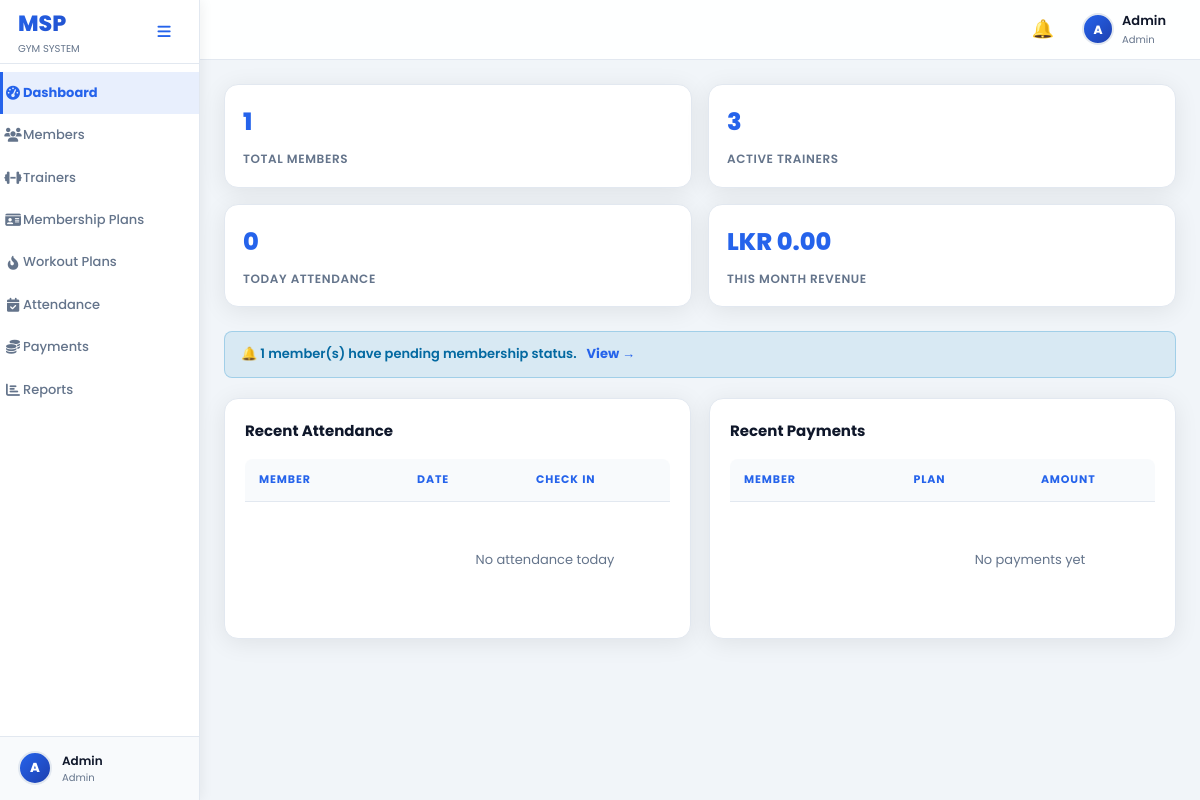
Page /views/admin/dashboard.php (signed in) on the committed database.
### tables this page shows
CREATE TABLE `users` (
  `id` int(11) NOT NULL,
  `name` varchar(100) NOT NULL,
  `email` varchar(100) NOT NULL,
  `password` varchar(255) NOT NULL,
  `phone` varchar(20) DEFAULT NULL,
  `profile_image` varchar(255) DEFAULT NULL,
  `membership_plan` varchar(50) DEFAULT NULL,
  `membership_status` enum('active','expired','pending') DEFAULT 'pending',
  `renewal_date` date DEFAULT NULL,
  `role` enum('user','admin') DEFAULT 'user',
  `created_at` timestamp NOT NULL DEFAULT current_timestamp()
);

### config/database.php (called while the page is built)
<?php
function db(): PDO {
    static $pdo = null;
    if ($pdo === null) {
        $host   = 'localhost';
        $dbname = 'gym';
        $user   = 'root';
        $pass   = '';
        try {
            $pdo = new PDO("mysql:host=$host;dbname=$dbname;charset=utf8mb4", $user, $pass, [
                PDO::ATTR_ERRMODE            => PDO::ERRMODE_EXCEPTION,
                PDO::ATTR_DEFAULT_FETCH_MODE => PDO::FETCH_ASSOC,
                PDO::ATTR_EMULATE_PREPARES   => false,
            ]);
        } catch (PDOException $e) {
            http_response_code(503);
            die('Database connection failed. Please try again later.');
        }
    }
    return $pdo;
}

### functions/auth.php (called while the page is built, shortened)
<?php
function current_user(): ?array {
    static $user = null;
    if ($user === null) {
        $s = db()->prepare('SELECT * FROM users WHERE id=:id LIMIT 1');
        $s->execute(['id' => $_SESSION['user_id']]);
        $user = $s->fetch() ?: null;
    }
    return $user;
}

### views/includes/sidebar_admin.php (the view, shortened to what this page needs)
<?php
$page  = basename($_SERVER['PHP_SELF']);
$me    = current_user();
function sb_active(array $pages): string {
    global $page;
    return in_array($page, $pages) ? 'active' : '';
}
?>
<link rel="stylesheet" href="https://cdnjs.cloudflare.com/ajax/libs/font-awesome/6.5.0/css/all.min.css">
<aside class="sidebar" id="appSidebar">
  <div class="sidebar-brand">
    <div class="brand-wrap">
      <div class="brand-logo">MSP</div>
      <div class="brand-sub">GYM SYSTEM</div>
    </div>
    <button class="sidebar-toggle" id="sidebarToggle" title="Toggle sidebar">
      <i class="fa-solid fa-bars"></i>
    </button>
  </div>
  <nav class="sidebar-nav">
    <div class="nav-item">
      <a href="/gym-system/views/admin/dashboard.php" class="nav-link <?= sb_active(['dashboard.php']) ?>">
        <span class="nav-icon"><i class="fa-solid fa-gauge-high"></i></span>
        <span class="nav-label">Dashboard</span>
      </a>
    </div>
    <div class="nav-item">
      <a href="/gym-system/views/admin/members.php" class="nav-link <?= sb_active(['members.php']) ?>">
        <span class="nav-icon"><i class="fa-solid fa-users"></i></span>
        <span class="nav-label">Members</span>
      </a>
    </div>
    <div class="nav-item">
      <a href="/gym-system/views/admin/trainers.php" class="nav-link <?= sb_active(['trainers.php']) ?>">
        <span class="nav-icon"><i class="fa-solid fa-dumbbell"></i></span>
        <span class="nav-label">Trainers</span>
      </a>
    </div>
    <div class="nav-item">
      <a href="/gym-system/views/admin/membership_plans.php" class="nav-link <?= sb_active(['membership_plans.php']) ?>">
        <span class="nav-icon"><i class="fa-solid fa-id-card"></i></span>
        <span class="nav-label">Membership Plans</span>
      </a>
    </div>
    <div class="nav-item">
      <a href="/gym-system/views/admin/workout_plans.php" class="nav-link <?= sb_active(['workout_plans.php']) ?>">
        <span class="nav-icon"><i class="fa-solid fa-fire-flame-curved"></i></span>
        <span class="nav-label">Workout Plans</span>
      </a>
    </div>
    <div class="nav-item">
      <a href="/gym-system/views/admin/attendance.php" class="nav-link <?= sb_active(['attendance.php']) ?>">
        <span class="nav-icon"><i class="fa-solid fa-calendar-check"></i></span>
        <span class="nav-label">Attendance</span>
      </a>
    </div>
    <div class="nav-item">
      <a href="/gym-system/views/admin/payments.php" class="nav-link <?= sb_active(['payments.php']) ?>">
        <span class="nav-icon"><i class="fa-solid fa-coins"></i></span>
        <span class="nav-label">Payments</span>
      </a>
    </div>
    <div class="nav-item">
      <a href="/gym-system/views/admin/reports.php" class="nav-link <?= sb_active(['reports.php']) ?>">
        <span class="nav-icon"><i class="fa-solid fa-chart-bar"></i></span>
        <span class="nav-label">Reports</span>
      </a>
    </div>
  </nav>
  <div class="sidebar-footer">
    <?= avatar($me['name'] ?? 'Admin', null, 34) ?>
    <div class="footer-info">
      <div class="footer-name"><?= e($me['name'] ?? 'Admin') ?></div>
      <div class="footer-role"><?= e($me['role'] ?? '') ?></div>
    </div>
  </div>
</aside>

### views/includes/head_admin.php (shortened to what this page needs)
<?php
$_me    = current_user();
$_badge = $_me ? unread_count((int)$_me['id']) : 0;
?>
<!DOCTYPE html>
<html lang="en">
<head>
<link rel="stylesheet" href="/gym-system/assets/css/main.css">
</head>
<body>
<div class="app-layout">
<?php include APP_ROOT . '/views/includes/sidebar_admin.php'; ?>
<div class="main-content" id="mainContent">
<header class="topbar">
  <div class="topbar-actions">
    <a href="/gym-system/views/admin/notifications.php" class="topbar-notif" title="Notifications" style="color:#e0bc52;">
      &#128276;<?php if ($_badge > 0): ?><span class="notif-dot"></span><?php endif; ?>
    </a>
    <div class="topbar-user" onclick="toggleProfileMenu()" style="position:relative;cursor:pointer;">
      <?= avatar($_me['name'] ?? 'Admin', null, 32) ?>
      <div class="topbar-user-info">
        <div class="topbar-user-name"><?= e($_me['name'] ?? 'Admin') ?></div>
        <div class="topbar-user-role"><?= e($_me['role'] ?? '') ?></div>
      </div>
    </div>
  </div>
</header>
<div class="page-body">

### functions/helpers.php (shortened to what this page needs)
<?php
function e(mixed $v): string {
    return htmlspecialchars((string)$v, ENT_QUOTES | ENT_SUBSTITUTE, 'UTF-8');
}
function avatar(string $name, ?string $img = null, int $size = 40): string {
    $initial = strtoupper(mb_substr($name, 0, 1));
    return '<div class="avatar-initial" style="width:' . $size . 'px;height:' . $size . 'px;font-size:' . (int)($size * 0.4) . 'px">' . $initial . '</div>';
}

### rows in the picture
users: name "A A", name "Admin", role "Admin"

### other values in the picture
$counts['members'] "1"
$counts['trainers'] "3"
$counts['today'] "0"
money($counts['revenue']) "LKR 0.00"
$counts['pending'] "1"
